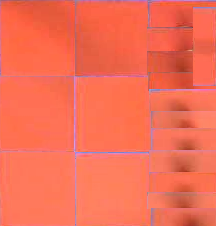
%> input picture Matlab/Prionto/FENChess_without_enPassant/WorkDir/sample_RED.png, 216 x 226 px, given in place of sample_RED.jpg, which was not available
$ octave photo2_2.m   (GNU Octave 9; MATLAB toolbox functions it lacks are replaced by stand-ins)
%> lines starting %> are read from the running program, lines starting %| are printed output that depends on the picture; pictures that were not available may be replaced by others from this repository, and a replacement may not be noted
close all
clear all
clc

print_index = 1 ;
data = [];
file_name = ["sample_RED","sample_BLUE","sample_WHITE","sample_BLACK"];
for i = 1:4

    %LOAD IMAGE

    path = ['D:\Workspace\Term Project MATLAB\Sample Game\',char(file_name(i)),'.jpg'];
    image = imread(path);
%> image is the input picture: size 226x216x3 uint8; mean R, G, B 244.6, 110, 85

    %Threshold_Layers
    R_min = double(min(min(image(:,:,1))));
%> R_min = 120
    R_max = double(max(max(image(:,:,1))));
%> R_max = 255
    R_med = double(median(median(image(:,:,1))));
%> R_med = 255

    G_min = double(min(min(image(:,:,2))));
%> G_min = 52
    G_max = double(max(max(image(:,:,2))));
%> G_max = 163
    G_med = double(median(median(image(:,:,2))));
%> G_med = 112


    B_min = double(min(min(image(:,:,3))));
%> B_min = 28
    B_max = double(max(max(image(:,:,3))));
%> B_max = 235
    B_med = double(median(median(image(:,:,3))));
%> B_med = 84

    data = [data;[R_med G_med B_med]];
%> data = [255 112 84]

    %Thresholded Image
    Image_NEW = ones(size(image));
    Image_NEW(:,:,1) = Image_NEW(:,:,1)* R_med ;
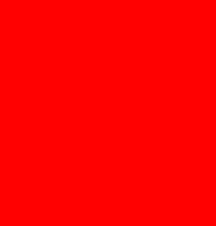
%> Image_NEW: size 226x216x3 double; mean R, G, B 255, 1, 1
    Image_NEW(:,:,2) = Image_NEW(:,:,2)* G_med ;
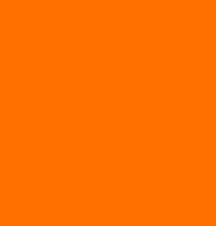
%> Image_NEW: size 226x216x3 double; mean R, G, B 255, 112, 1
    Image_NEW(:,:,3) = Image_NEW(:,:,3)* B_med ;
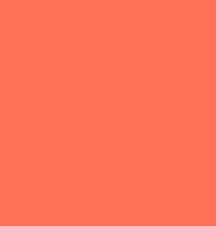
%> Image_NEW: size 226x216x3 double; mean R, G, B 255, 112, 84
    Image_NEW = uint8(Image_NEW);
%> Image_NEW: size 226x216x3 uint8


    subplot(2,4,print_index),imshow(image);
    print_index = print_index + 1 ;
    subplot(2,4,print_index),imshow(Image_NEW);
    print_index = print_index + 1 ;


end
%> pass 2 of the loop `for i = 1:4`:
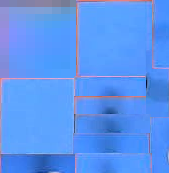
%> input picture Matlab/Prionto/FENChess_without_enPassant/WorkDir/sample_BLUE.png, 169 x 173 px, given in place of sample_BLUE.jpg, which was not available
%> image is the input picture: size 173x169x3 uint8; mean R, G, B 91.6, 149.2, 240.7
%> R_min = 0
%> R_max = 240
%> R_med = 89
%> G_min = 11
%> G_max = 190
%> G_med = 153
%> B_min = 49
%> B_max = 255
%> B_med = 254
%> data = [255 112 84; 89 153 254]
%> `Image_NEW(:,:,2) = Image_NEW(:,:,2)* G_med ;`:
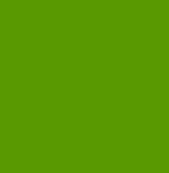
%> Image_NEW: size 173x169x3 double; mean R, G, B 89, 153, 1
%> `Image_NEW(:,:,3) = Image_NEW(:,:,3)* B_med ;`:
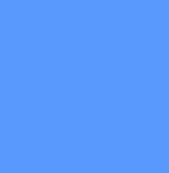
%> Image_NEW: size 173x169x3 double; mean R, G, B 89, 153, 254
%> pass 3 of the loop `for i = 1:4`:
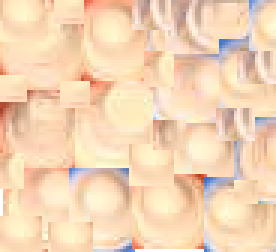
%> input picture Matlab/Prionto/FENChess_without_enPassant/WorkDir/sample_White.png, 92 x 84 px, given in place of sample_WHITE.jpg, which was not available (shown 3 times larger)
%> image is the input picture: size 84x92x3 uint8; mean R, G, B 243.8, 213.1, 181.9
%> R_min = 55
%> R_max = 255
%> R_med = 252
%> G_min = 62
%> G_max = 255
%> G_med = 219
%> B_min = 32
%> B_med = 185
%> data = [255 112 84; 89 153 254; 252 219 185]
%> `Image_NEW(:,:,2) = Image_NEW(:,:,2)* G_med ;`:
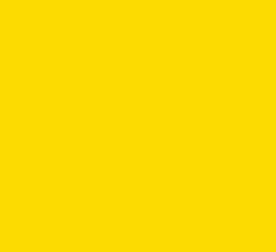
%> Image_NEW: size 84x92x3 double (shown 3 times larger); mean R, G, B 252, 219, 1
%> `Image_NEW(:,:,3) = Image_NEW(:,:,3)* B_med ;`:
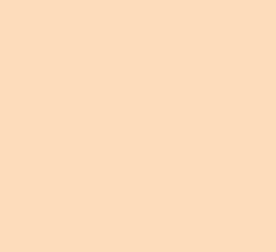
%> Image_NEW: size 84x92x3 double (shown 3 times larger); mean R, G, B 252, 219, 185
%> the loop made 4 passes; the first 3 are shown

data
